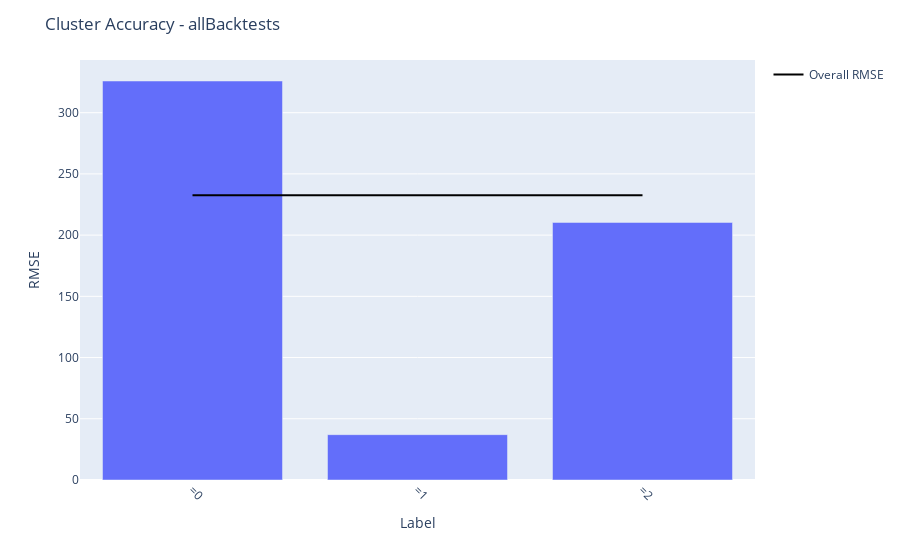

This figure's notebook cell:
### Markdown cell above
### Not surprisingly, the most complex approach yields the highest accuracy. In all cases, there is the performance vs. complexity tradeoff that needs to be assessed. The value and necessity of complex approaches is dependent both on the dataset and the value or marginal performance improvement (although the ~ 25% performance improvement here is not marginal)

### Code cell
%%time
# you can easily see the performance across clusters and series
cluster_acc = ts.get_cluster_acc(df_w_clusters, 
                                 project4_best, 
                                 ts_settings, 
                                 data_subset='allBacktests', 
                                 include_blenders=True, 
                                 metric='RMSE', 
                                 acc_calc=ts.rmse)
ts.plot_cluster_acc(cluster_acc, ts_settings, data_subset='allBacktests', acc_calc=ts.rmse)

### Figure 1 — Plotly figure (JSON) as saved in the notebook; plotly's stock layout.template omitted (floating-point values rounded to 4 significant figures)
{"data": [{"alignmentgroup": "True", "hovertemplate": "Label=%{x}<br>Cluster_RMSE=%{y}<extra></extra>", "legendgroup": "", "marker": {"color": "#636efa"}, "name": "", "offsetgroup": "", "orientation": "v", "showlegend": false, "textposition": "auto", "type": "bar", "x": ["=0", "=1", "=2"], "xaxis": "x", "y": [325.9, 37.03, 210.4], "yaxis": "y"}, {"marker": {"color": "black"}, "mode": "lines", "name": "Overall RMSE", "type": "scatter", "x": ["=0", "=1", "=2"], "y": [232.6, 232.6, 232.6]}], "layout": {"autosize": true, "barmode": "relative", "legend": {"tracegroupgap": 0}, "margin": {"t": 60}, "title": {"text": "Cluster Accuracy - allBacktests"}, "xaxis": {"anchor": "y", "autorange": true, "domain": [0, 1], "range": [-0.5, 2.5], "tickangle": 45, "title": {"text": "Label"}, "type": "category"}, "yaxis": {"anchor": "x", "autorange": true, "domain": [0, 1], "range": [0, 343.0], "title": {"text": "RMSE"}, "type": "linear"}}}
